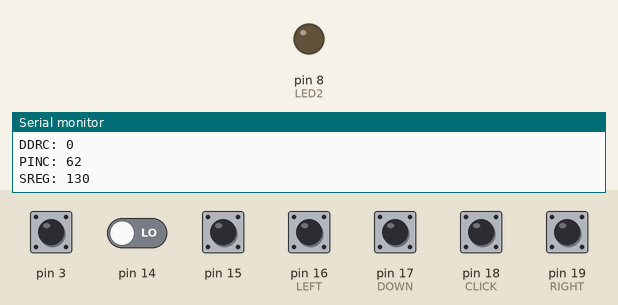
Recording of a sketch running on a simulated Arduino Uno, built with avr-gcc and run on an emulated ATmega328P. Parts: output pins drawn as LEDs (lit = HIGH), the last lines printed to the serial monitor. Inputs (shaded band) come from the test bench; at power-on: pin 3, pin 15, pin 16 (LEFT), pin 17 (DOWN), pin 18 (CLICK), pin 19 (RIGHT) HIGH, pin 14 LOW.

Above: at 2.2 s.
2.3 s: pin 15 pulled LOW for 0.15 s
At 3.7 s:
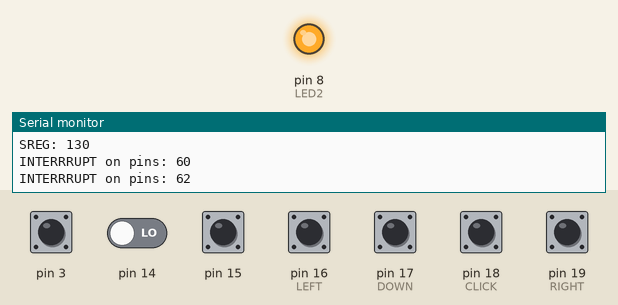
Timing chart, 0 to 5.3 s (numbered marks = the images above; inputs shaded):
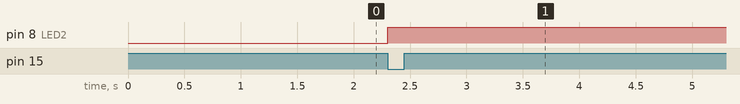

Measured:
- after the input at 2.3 s, pin 8 (LED2): LOW → HIGH at once

The sketch:

canbus.ino
```cpp
/* Define Joystick connection pins */
#define UP     8//PINC1 // PCINT9
#define DOWN   PINC3 // PCINT11
#define LEFT   PINC2 // PCINT10
#define RIGHT  PINC5 // PCINT13
#define CLICK  PINC4 // PCINT12
// PCCICR PCIE1 = PCINT[8:14]
// PCMSK1 enable interrupt per pin

boolean interrupt = false;
int pinc = 0;

ISR (PCINT1_vect) {
  interrupt = true;
  pinc = PINC;
}

void func()
{
  Serial.print("INTERRRUPT on pins: ");
        Serial.println(pinc);
  interrupt = true;
  pinc = PINC;
    //Serial.print("arduino interrupt ");
    //Serial.println(PINC);
}


void setup() {
    //Initialize pins with pullup
    PORTC = 0b00111110; //(1<<PC5) | (1<<PC4) | (1<<PC3) | (1<<PC2) | (1<<PC1);

    // set as input
    DDRC = 0b00000000;//(1<<UP) | (1<<DOWN) | (1<<LEFT) | (1<<RIGHT) | (1<<CLICK);
    DDRB |= (1<<DDB0);

    cli();
    PCICR |= (1<<PCIE1);
    PCMSK1 |= /*(1<<PCINT14) | (1<<PCINT13) | (1<<PCINT12) | (1<<PCINT11) | (1<<PCINT10) |*/ (1<<PCINT9);
    //EICRA |= (1<<ISC01) | (1<<ISC00); // Falling edge
    EICRA |= (1<<ISC11) ;//| (1<<ISC10); // Falling edge
    EIMSK |= (1<<INT1);

    sei();

    //PINC = (1<<PINC5) | (1<<PINC4) | (1<<PINC3) | (1<<PINC2) | (1<<PINC1);

    //pinMode(UP,INPUT);
    //pinMode(DOWN,INPUT);
    //pinMode(LEFT,INPUT);
    //pinMode(RIGHT,INPUT);
    //pinMode(CLICK,INPUT);

    //Pull analog pins high to enable reading of joystick movements
    //digitalWrite(UP, HIGH);
    ///digitalWrite(DOWN, HIGH);
    //digitalWrite(LEFT, HIGH);
    //digitalWrite(RIGHT, HIGH);
    //digitalWrite(CLICK, HIGH);


    Serial.begin(115200);
    Serial.println("Serial ready!");
    delay(1000);

    int port = PORTC;
    int ddr = DDRC;
    int pin = PINC;
    Serial.print("PORTC: ");
    Serial.println(port);
    Serial.print("DDRC: ");
    Serial.println(ddr);
    Serial.print("PINC: ");
    Serial.println(pin);

    Serial.print("SREG: ");
    Serial.println(SREG);
    //delay(999999);
}

void loop() {
    if (interrupt){
        interrupt = false;
        PORTB |= (1<<PORTB0);
        Serial.print("INTERRRUPT on pins: ");
        Serial.println(pinc);
        pinc = 0;
    }
  //Scan analog pins. If pin reads low, print the corresponding joystick movement.
    //if (digitalRead(UP) == 0) {
   /* if ((PINC & (1<<UP)) == 0){
      Serial.println("Up");
    }

    if ((PINC & (1<<DOWN)) == 0) {
        Serial.println("Down");
    }

    if ((PINC & (1<<LEFT)) == 0) {
        Serial.println("Left");
    }

    if ((PINC & (1<<RIGHT)) == 0) {
        Serial.println("Right");
    }

    if ((PINC & (1<<CLICK)) == 0) {
       Serial.println("Click");
    }
    delay(250);
*/

}
```

main.c
```cpp
#ifndef __AVR_ATmega328P__
#define __AVR_ATmega328P__
#endif

//#ifndef F_CPU
//#define FCPU 16000000
//#endif

#include <avr/io.h>
#include <util/delay.h>
#include <avr/interrupt.h>

#include <stdio.h>
#include <stdint.h>

#include "src/uart.h"
//#include "src/printf.h"

#define BAUD 57600
#define MYBAUD (((F_CPU / (BAUD * 16UL))) - 1)


int main(void) {
    uart_init(MYBAUD);

    while(1)
    {
        _delay_ms(1000);
        //printf("PRINTF: %d\n", getal);
        uart_send_string("uartt send string\n");

    }
    return 0;
}
```

global.h
```cpp
#ifndef	GLOBAL_H
#define	GLOBAL_H

// ----------------------------------------------------------------------------

#define	true	1
#define	false	0

#define	True	1
#define	False	0

//typedef	_Bool bool;
//typedef	boolean Bool;

// ----------------------------------------------------------------------------

#define	RESET(x)		_XRS(x)
#define	SET(x)			_XS(x)
#define	TOGGLE(x)		_XT(x)
#define	SET_OUTPUT(x)	_XSO(x)
#define	SET_INPUT(x)	_XSI(x)
#define	IS_SET(x)		_XR(x)

#define	PORT(x)			_port2(x)
#define	DDR(x)			_ddr2(x)
#define	PIN(x)			_pin2(x)

#define	_XRS(x,y)	PORT(x) &= ~(1<<y)
#define	_XS(x,y)	PORT(x) |= (1<<y)
#define	_XT(x,y)	PORT(x) ^= (1<<y)

#define	_XSO(x,y)	DDR(x) |= (1<<y)
#define	_XSI(x,y)	DDR(x) &= ~(1<<y)

#define	_XR(x,y)	((PIN(x) & (1<<y)) != 0)

#define	_port2(x)	PORT ## x
#define	_ddr2(x)	DDR ## x
#define	_pin2(x)	PIN ## x


#endif	// GLOBAL_H
```

mcp2515.c
```cpp
// (licence header left out)
// ----------------------------------------------------------------------------

#ifndef __AVR_ATmega328P__
#define __AVR_ATmega328P__
#endif


#include <avr/io.h>
#include <util/delay.h>
#include <avr/pgmspace.h>

#include "global.h"
#include "mcp2515.h"
#include "mcp2515_defs.h"

#define	P_MOSI	PORTB3
#define	P_MISO	PORTB4
#define	P_SCK	PORTB5


#define MCP2515_CS          PORTB2
#define	MCP2515_INT			PORTD2
#define LED2			PORTB0


//#include "defaults.h"

// -------------------------------------------------------------------------
// Schreibt/liest ein Byte ueber den Hardware SPI Bus

uint8_t spi_putc( uint8_t data )
{
	// put byte in send-buffer
	SPDR = data;

	// wait until byte was send
	while( !( SPSR & (1<<SPIF) ) )
		;

	return SPDR;
}

// -------------------------------------------------------------------------
void mcp2515_write_register( uint8_t adress, uint8_t data )
{
	//RESET(MCP2515_CS);
    PORTB &= ~(1<<PORTB2);

	spi_putc(SPI_WRITE);
	spi_putc(adress);
	spi_putc(data);

	//SET(MCP2515_CS);
    PORTB |= (1<<MCP2515_CS);
}

// -------------------------------------------------------------------------
uint8_t mcp2515_read_register(uint8_t adress)
{
	uint8_t data;

	//RESET(MCP2515_CS);
    PORTB &= ~(1<<MCP2515_CS);

	spi_putc(SPI_READ);
	spi_putc(adress);

	data = spi_putc(0xff);

    PORTB |= (1<<MCP2515_CS);
	//SET(MCP2515_CS);

	return data;
}

// -------------------------------------------------------------------------
void mcp2515_bit_modify(uint8_t adress, uint8_t mask, uint8_t data)
{
	//RESET(MCP2515_CS);
    PORTB &= ~(1<<MCP2515_CS);

	spi_putc(SPI_BIT_MODIFY);
	spi_putc(adress);
	spi_putc(mask);
	spi_putc(data);

	//SET(MCP2515_CS);
    PORTB |= (1<<MCP2515_CS);
}

// ----------------------------------------------------------------------------
uint8_t mcp2515_read_status(uint8_t type)
{
	uint8_t data;

	//RESET(MCP2515_CS);
    PORTB &= ~(1<<MCP2515_CS);

	spi_putc(type);
	data = spi_putc(0xff);

	//SET(MCP2515_CS);
    PORTB |= (1<<MCP2515_CS);

	return data;
}

// -------------------------------------------------------------------------
uint8_t mcp2515_init(uint8_t speed)
{


	//SET(MCP2515_CS);
    PORTB |= (1<<MCP2515_CS);
    DDRB |= (1<<MCP2515_CS);
	//SET_OUTPUT(MCP2515_CS);

	//RESET(P_SCK);
	//RESET(P_MOSI);
	//RESET(P_MISO);
    PORTB &= ~(1<<P_SCK);
    PORTB &= ~(1<<P_MOSI);
    PORTB &= ~(1<<P_MISO);

	//SET_OUTPUT(P_SCK);
	//SET_OUTPUT(P_MOSI);
	//SET_INPUT(P_MISO);
    DDRB |= (1<<P_SCK);
    DDRB |= (1<<P_MOSI);
    DDRB &= ~(1<<P_MISO);

	//SET_INPUT(MCP2515_INT);
    DDRD &= ~(1<<MCP2515_INT);
	//SET(MCP2515_INT);
    PORTD |= (1<<MCP2515_INT);

	// active SPI master interface
	SPCR = (1<<SPE)|(1<<MSTR) | (0<<SPR1)|(1<<SPR0);
	SPSR = 0;

	// reset MCP2515 by software reset.
	// After this he is in configuration mode.
	//RESET(MCP2515_CS);
    PORTB &= ~(1<<MCP2515_CS);
	spi_putc(SPI_RESET);
	//SET(MCP2515_CS);
    PORTB |= (1<<MCP2515_CS);

	// wait a little bit until the MCP2515 has restarted
	_delay_us(10);

	// load CNF1..3 Register
	//RESET(MCP2515_CS);
    PORTB &= ~(1<<MCP2515_CS);
	spi_putc(SPI_WRITE);
	spi_putc(CNF3);

/*	spi_putc((1<<PHSEG21));		// Bitrate 125 kbps at 16 MHz
	spi_putc((1<<BTLMODE)|(1<<PHSEG11));
	spi_putc((1<<BRP2)|(1<<BRP1)|(1<<BRP0));
*/
/*
	spi_putc((1<<PHSEG21));		// Bitrate 250 kbps at 16 MHz
	spi_putc((1<<BTLMODE)|(1<<PHSEG11));
	spi_putc((1<<BRP1)|(1<<BRP0));
*/
	spi_putc((1<<PHSEG21));		// Bitrate 250 kbps at 16 MHz
	spi_putc((1<<BTLMODE)|(1<<PHSEG11));
	//spi_putc(1<<BRP0);
    spi_putc(speed);

	// activate interrupts
	spi_putc((1<<RX1IE)|(1<<RX0IE));
	//SET(MCP2515_CS);
    PORTB |= (1<<MCP2515_CS);

	// test if we could read back the value => is the chip accessible?
	if (mcp2515_read_register(CNF1) != speed) {
		//SET(LED2);
        PORTB |= (1<<LED2);

		return false;
	}

	// deaktivate the RXnBF Pins (High Impedance State)
	mcp2515_write_register(BFPCTRL, 0);

	// set TXnRTS as inputs
	mcp2515_write_register(TXRTSCTRL, 0);

	// turn off filters => receive any message
	mcp2515_write_register(RXB0CTRL, (1<<RXM1)|(1<<RXM0));
	mcp2515_write_register(RXB1CTRL, (1<<RXM1)|(1<<RXM0));

	// reset device to normal mode
	mcp2515_write_register(CANCTRL, 0);
//	SET(LED2);
	return true;
}

// ----------------------------------------------------------------------------
// check if there are any new messages waiting

uint8_t mcp2515_check_message(void) {
	//return (!IS_SET(MCP2515_INT));
    return PIND & (1<<MCP2515_INT);
}

// ----------------------------------------------------------------------------
// check if there is a free buffer to send messages

uint8_t mcp2515_check_free_buffer(void)
{
	uint8_t status = mcp2515_read_status(SPI_READ_STATUS);

	if ((status & 0x54) == 0x54) {
		// all buffers used
		return false;
	}

	return true;
}

// ----------------------------------------------------------------------------
uint8_t mcp2515_get_message(tCAN *message)
{
	// read status
	uint8_t status = mcp2515_read_status(SPI_RX_STATUS);
	uint8_t addr;
	uint8_t t;
	if (bit_is_set(status,6)) {
		// message in buffer 0
		addr = SPI_READ_RX;
	}
	else if (bit_is_set(status,7)) {
		// message in buffer 1
		addr = SPI_READ_RX | 0x04;
	}
	else {
		// Error: no message available
		return 0;
	}

	//RESET(MCP2515_CS);
    PORTB &= ~(1<<MCP2515_CS);
	spi_putc(addr);

	// read id
	message->id  = (uint16_t) spi_putc(0xff) << 3;
	message->id |=            spi_putc(0xff) >> 5;

	spi_putc(0xff);
	spi_putc(0xff);

	// read DLC
	uint8_t length = spi_putc(0xff) & 0x0f;

	message->header.length = length;
	message->header.rtr = (bit_is_set(status, 3)) ? 1 : 0;

	// read data
	for (t=0;t<length;t++) {
		message->data[t] = spi_putc(0xff);
	}
	//SET(MCP2515_CS);
    PORTB |= (1<<MCP2515_CS);

	// clear interrupt flag
	if (bit_is_set(status, 6)) {
		mcp2515_bit_modify(CANINTF, (1<<RX0IF), 0);
	}
	else {
		mcp2515_bit_modify(CANINTF, (1<<RX1IF), 0);
	}

	return (status & 0x07) + 1;
}

// ----------------------------------------------------------------------------
uint8_t mcp2515_send_message(tCAN *message)
{
	uint8_t status = mcp2515_read_status(SPI_READ_STATUS);

	/* Statusbyte:
	 *
	 * Bit	Function
	 *  2	TXB0CNTRL.TXREQ
	 *  4	TXB1CNTRL.TXREQ
	 *  6	TXB2CNTRL.TXREQ
	 */
	uint8_t address;
	uint8_t t;
//	SET(LED2);
	if (bit_is_clear(status, 2)) {
		address = 0x00;
	}
	else if (bit_is_clear(status, 4)) {
		address = 0x02;
	}
	else if (bit_is_clear(status, 6)) {
		address = 0x04;
	}
	else {
		// all buffer used => could not send message
		return 0;
	}

	//RESET(MCP2515_CS);
    PORTB &= ~(1<<MCP2515_CS);
	spi_putc(SPI_WRITE_TX | address);

	spi_putc(message->id >> 3);
    spi_putc(message->id << 5);

	spi_putc(0);
	spi_putc(0);

	uint8_t length = message->header.length & 0x0f;

	if (message->header.rtr) {
		// a rtr-frame has a length, but contains no data
		spi_putc((1<<RTR) | length);
	}
	else {
		// set message length
		spi_putc(length);

		// data
		for (t=0;t<length;t++) {
			spi_putc(message->data[t]);
		}
	}
	//SET(MCP2515_CS);
    PORTB |= (1<<MCP2515_CS);

	_delay_us(1);

	// send message
	//RESET(MCP2515_CS);
    PORTB &= ~(1<<MCP2515_CS);
	address = (address == 0) ? 1 : address;
	spi_putc(SPI_RTS | address);
	//SET(MCP2515_CS);
    PORTB |= (1<<MCP2515_CS);

	return address;
}
```

mcp2515.h
```cpp
#ifndef	MCP2515_H
#define	MCP2515_H

// ----------------------------------------------------------------------------
/* Copyright (c) 2007 Fabian Greif
 * All rights reserved.
 *
 * Redistribution and use in source and binary forms, with or without
 * modification, are permitted provided that the following conditions
 * are met:
 *
 * 1. Redistributions of source code must retain the above copyright
 *    notice, this list of conditions and the following disclaimer.
 * 2. Redistributions in binary form must reproduce the above copyright
 *    notice, this list of conditions and the following disclaimer in the
 *    documentation and/or other materials provided with the distribution.
 *
 * THIS SOFTWARE IS PROVIDED BY THE AUTHOR AND CONTRIBUTORS "AS IS" AND
 * ANY EXPRESS OR IMPLIED WARRANTIES, INCLUDING, BUT NOT LIMITED TO, THE
 * IMPLIED WARRANTIES OF MERCHANTABILITY AND FITNESS FOR A PARTICULAR PURPOSE
 * ARE DISCLAIMED.  IN NO EVENT SHALL THE AUTHOR OR CONTRIBUTORS BE LIABLE
 * FOR ANY DIRECT, INDIRECT, INCIDENTAL, SPECIAL, EXEMPLARY, OR CONSEQUENTIAL
 * DAMAGES (INCLUDING, BUT NOT LIMITED TO, PROCUREMENT OF SUBSTITUTE GOODS
 * OR SERVICES; LOSS OF USE, DATA, OR PROFITS; OR BUSINESS INTERRUPTION)
 * HOWEVER CAUSED AND ON ANY THEORY OF LIABILITY, WHETHER IN CONTRACT, STRICT
 * LIABILITY, OR TORT (INCLUDING NEGLIGENCE OR OTHERWISE) ARISING IN ANY WAY
 * OUT OF THE USE OF THIS SOFTWARE, EVEN IF ADVISED OF THE POSSIBILITY OF
 * SUCH DAMAGE.
 */
// ----------------------------------------------------------------------------

#include <stdint.h>

#include "mcp2515_defs.h"
//#include "global.h"
#ifdef __cplusplus

extern "C"
{


#endif
// ----------------------------------------------------------------------------
typedef struct
{
	uint16_t id;
	struct {
		int8_t rtr : 1;
		uint8_t length : 4;
	} header;
	uint8_t data[8];
} tCAN;

// ----------------------------------------------------------------------------
uint8_t spi_putc( uint8_t data );

// ----------------------------------------------------------------------------
void mcp2515_write_register( uint8_t adress, uint8_t data );

// ----------------------------------------------------------------------------
uint8_t mcp2515_read_register(uint8_t adress);

// ----------------------------------------------------------------------------
void mcp2515_bit_modify(uint8_t adress, uint8_t mask, uint8_t data);

// ----------------------------------------------------------------------------
uint8_t mcp2515_read_status(uint8_t type);

// ----------------------------------------------------------------------------

uint8_t mcp2515_init(uint8_t speed);

// ----------------------------------------------------------------------------
// check if there are any new messages waiting
uint8_t mcp2515_check_message(void);

// ----------------------------------------------------------------------------
// check if there is a free buffer to send messages
uint8_t mcp2515_check_free_buffer(void);

// ----------------------------------------------------------------------------
uint8_t mcp2515_get_message(tCAN *message);

// ----------------------------------------------------------------------------
uint8_t mcp2515_send_message(tCAN *message);


#ifdef __cplusplus
}
#endif

#endif	// MCP2515_H
```

uart.c
```cpp
#ifndef __AVR_ATmega328P__
#define __AVR_ATmega328P__
#endif

#include "uart.h"
//#include "printf.h"


#include <avr/io.h>


void uart_init(unsigned int ubrr)
{
    /*Set baud rate */
    UBRR0H = (unsigned char)(ubrr>>8);
    UBRR0L = (unsigned char)ubrr;

    //Enable receiver and transmitter */
    UCSR0B = (1<<RXEN0)|(1<<TXEN0);
    /* Set frame format: 8data */
    UCSR0C |= (1<<UCSZ01)|(1<<UCSZ00);
}


void uart_flush(void)
{
    unsigned char dummy;
    while (UCSR0A & (1<<RXC0)) dummy = UDR0;
    dummy = dummy;
}

unsigned char uart_receive(void)
{
    /* Wait for data to be received */
    while (!(UCSR0A & (1<<RXC0)));
    /* Get and return received data from buffer */
    return UDR0;
}


void uart_transmit(char data)
{
    /* Wait for empty transmit buffer */
    while (!(UCSR0A & (1<<UDRE0)));
    /* Put data into buffer, sends the data */
    UDR0 = data;
}

void uart_send_string(char * data)
{
    while (*data)
    {
        //_putchar(*data++);
        uart_transmit(*data++);

    }
}
```

uart.h
```cpp
#ifndef UART_H
#define UART_H

#include <stdint.h>

void uart_init(unsigned int ubrr);
void uart_flush(void);
unsigned char uart_receive(void);
void uart_transmit(char data);
void uart_send_string(char * data);


#endif
```

Source omitted: mcp2515_defs.h (5439 bytes)
